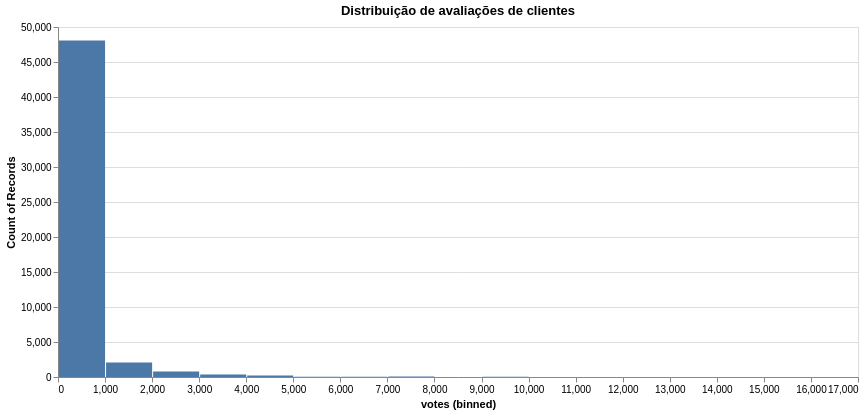

Notebook code cell kept with this figure:
### Code cell
restaurantes.plot.bar(x = alt.X('votes', bin=alt.Bin(maxbins=20)), y = alt.Y('count()')).properties(width = 800, height = 350, title = 'Distribuição de avaliações de clientes' )

### Figure 1 — Vega specification as saved in the notebook (floating-point values rounded to 4 significant figures)
{"$schema": "https://vega.github.io/schema/vega/v5.json", "data": [{"name": "param_14_store"}, {"name": "source_0", "values": [{"__count": 48068, "bin_maxbins_20_votes": 0.0, "bin_maxbins_20_votes_end": 1000.0}, {"__count": 776, "bin_maxbins_20_votes": 2000.0, "bin_maxbins_20_votes_end": 3000.0}, {"__count": 2054, "bin_maxbins_20_votes": 1000.0, "bin_maxbins_20_votes_end": 2000.0}, {"__count": 214, "bin_maxbins_20_votes": 4000.0, "bin_maxbins_20_votes_end": 5000.0}, {"__count": 370, "bin_maxbins_20_votes": 3000.0, "bin_maxbins_20_votes_end": 4000.0}, {"__count": 42, "bin_maxbins_20_votes": 5000.0, "bin_maxbins_20_votes_end": 6000.0}, {"__count": 64, "bin_maxbins_20_votes": 7000.0, "bin_maxbins_20_votes_end": 8000.0}, {"__count": 6, "bin_maxbins_20_votes": 16000.0, "bin_maxbins_20_votes_end": 17000.0}, {"__count": 16, "bin_maxbins_20_votes": 8000.0, "bin_maxbins_20_votes_end": 9000.0}, {"__count": 48, "bin_maxbins_20_votes": 6000.0, "bin_maxbins_20_votes_end": 7000.0}, {"__count": 13, "bin_maxbins_20_votes": 10000.0, "bin_maxbins_20_votes_end": 11000.0}, {"__count": 17, "bin_maxbins_20_votes": 14000.0, "bin_maxbins_20_votes_end": 15000.0}, {"__count": 27, "bin_maxbins_20_votes": 9000.0, "bin_maxbins_20_votes_end": 10000.0}, {"__count": 2, "bin_maxbins_20_votes": 12000.0, "bin_maxbins_20_votes_end": 13000.0}]}, {"name": "source_0_y_domain___count", "values": [{"min": 2, "max": 48068}]}], "signals": [{"name": "bin_maxbins_20_votes_bins", "value": {"fields": ["votes"], "fname": "bin_votes", "start": 0.0, "step": 1000.0, "stop": 17000.0}}, {"name": "unit", "value": {}, "on": [{"events": "pointermove", "update": "isTuple(group()) ? group() : unit"}]}, {"name": "param_14", "update": "vlSelectionResolve(\"param_14_store\", \"union\")"}, {"name": "param_14_votes", "on": [{"events": [{"source": "view", "type": "dblclick"}], "update": "null"}, {"events": {"signal": "param_14_translate_delta"}, "update": "panLinear(param_14_translate_anchor.extent_x, -param_14_translate_delta.x / width)"}, {"events": {"signal": "param_14_zoom_delta"}, "update": "zoomLinear(domain(\"x\"), param_14_zoom_anchor.x, param_14_zoom_delta)"}]}, {"name": "param_14_tuple", "on": [{"events": [{"signal": "param_14_votes"}], "update": "param_14_votes ? {unit: \"\", fields: param_14_tuple_fields, values: [param_14_votes]} : null"}]}, {"name": "param_14_tuple_fields", "value": [{"field": "votes", "channel": "x", "type": "R"}]}, {"name": "param_14_translate_anchor", "value": {}, "on": [{"events": [{"source": "scope", "type": "pointerdown"}], "update": "{x: x(unit), y: y(unit), extent_x: domain(\"x\")}"}]}, {"name": "param_14_translate_delta", "value": {}, "on": [{"events": [{"source": "window", "between": [{"source": "scope", "type": "pointerdown"}, {"source": "window", "type": "pointerup"}], "type": "pointermove", "consume": true}], "update": "{x: param_14_translate_anchor.x - x(unit), y: param_14_translate_anchor.y - y(unit)}"}]}, {"name": "param_14_zoom_anchor", "on": [{"events": [{"source": "scope", "consume": true, "type": "wheel"}], "update": "{x: invert(\"x\", x(unit)), y: invert(\"y\", y(unit))}"}]}, {"name": "param_14_zoom_delta", "on": [{"events": [{"source": "scope", "type": "wheel", "consume": true}], "update": "pow(1.001, event.deltaY * pow(16, event.deltaMode))", "force": true}]}, {"name": "param_14_modify", "on": [{"events": {"signal": "param_14_tuple"}, "update": "modify(\"param_14_store\", param_14_tuple, true)"}]}], "marks": [{"type": "rect", "name": "marks", "from": {"data": "source_0"}, "encode": {"update": {"x": {"field": "bin_maxbins_20_votes_end", "scale": "x", "offset": {"signal": "0.5 + (abs(scale(\"x\", datum[\"bin_maxbins_20_votes_end\"]) - scale(\"x\", datum[\"bin_maxbins_20_votes\"])) < 0.25 ? 0.5 * (0.25 - (abs(scale(\"x\", datum[\"bin_maxbins_20_votes_end\"]) - scale(\"x\", datum[\"bin_maxbins_20_votes\"])))) : -0.5)"}}, "y": {"field": "__count", "scale": "y"}, "x2": {"field": "bin_maxbins_20_votes", "scale": "x", "offset": {"signal": "0.5 + (abs(scale(\"x\", datum[\"bin_maxbins_20_votes_end\"]) - scale(\"x\", datum[\"bin_maxbins_20_votes\"])) < 0.25 ? -0.5 * (0.25 - (abs(scale(\"x\", datum[\"bin_maxbins_20_votes_end\"]) - scale(\"x\", datum[\"bin_maxbins_20_votes\"])))) : 0.5)"}}, "y2": {"value": 0, "scale": "y"}, "fill": {"value": "#4c78a8"}, "tooltip": {"signal": "{\"votes (binned)\": !isValid(datum[\"bin_maxbins_20_votes\"]) || !isFinite(+datum[\"bin_maxbins_20_votes\"]) ? \"null\" : format(datum[\"bin_maxbins_20_votes\"], \"\") + \" – \" + format(datum[\"bin_maxbins_20_votes_end\"], \"\"), \"Count of Records\": format(datum[\"__count\"], \"\")}"}}}, "style": ["bar"], "interactive": true, "clip": true}], "scales": [{"name": "x", "type": "linear", "domain": {"signal": "[bin_maxbins_20_votes_bins.start, bin_maxbins_20_votes_bins.stop]"}, "range": [0, {"signal": "width"}], "bins": {"signal": "bin_maxbins_20_votes_bins"}, "domainRaw": {"signal": "param_14[\"votes\"]"}, "zero": false}, {"name": "y", "type": "linear", "domain": [{"signal": "(data(\"source_0_y_domain___count\")[0] || {}).min"}, {"signal": "(data(\"source_0_y_domain___count\")[0] || {}).max"}], "range": [{"signal": "height"}, 0], "nice": true, "zero": true}], "axes": [{"scale": "y", "ticks": false, "grid": true, "gridScale": "x", "domain": false, "tickCount": {"signal": "ceil(height/40)"}, "minExtent": 0, "maxExtent": 0, "labels": false, "zindex": 0, "aria": false, "orient": "left"}, {"scale": "x", "labelOverlap": true, "labelFlush": true, "title": "votes (binned)", "grid": false, "tickCount": {"signal": "ceil(width/10)"}, "orient": "bottom", "zindex": 0}, {"scale": "y", "grid": false, "tickCount": {"signal": "ceil(height/40)"}, "zindex": 0, "orient": "left", "title": "Count of Records", "labelOverlap": true}], "title": {"text": "Distribuição de avaliações de clientes", "frame": "group"}, "width": 800, "background": "white", "style": "cell", "padding": 5, "height": 350}
